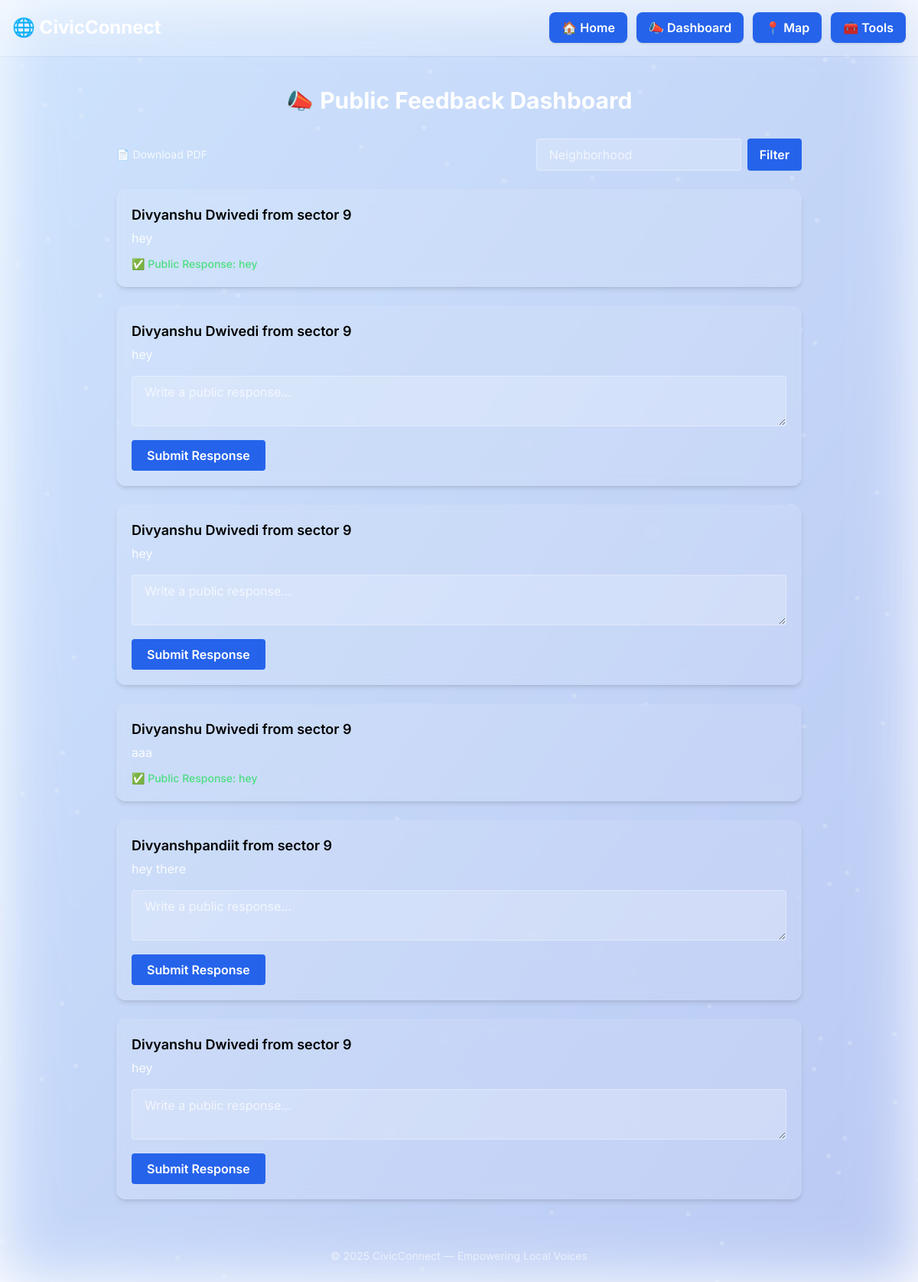
/dashboard, run on the app's committed database.
### tables this page shows
CREATE TABLE feedback (
                id INTEGER PRIMARY KEY AUTOINCREMENT,
                name TEXT,
                neighborhood TEXT,
                message TEXT,
                response TEXT,
                location TEXT
            );

### app.py (the view)
@app.route('/dashboard', methods=['GET', 'POST'])
def dashboard():
    neighborhood_filter = None
    if request.method == 'POST':
        neighborhood_filter = request.form.get('neighborhood')
    conn = sqlite3.connect(DB_PATH)
    cursor = conn.cursor()
    if neighborhood_filter:
        cursor.execute("SELECT * FROM feedback WHERE neighborhood = ? ORDER BY id DESC", (neighborhood_filter,))
    else:
        cursor.execute("SELECT * FROM feedback ORDER BY id DESC")
    feedbacks = cursor.fetchall()
    conn.close()
    return render_template("dashboard.html", feedbacks=feedbacks, selected=neighborhood_filter)

### templates/dashboard.html (shortened to what this page needs)
{% extends "base.html" %}
{% block content %}
<div class="max-w-4xl mx-auto text-center">
  <h2 class="text-3xl font-bold mb-8 text-white">📣 Public Feedback Dashboard</h2>
  <div class="flex flex-col md:flex-row md:items-center md:justify-between mb-6 gap-4">
    <a href="/export-pdf" class="text-white/80 hover:underline text-sm">📄 Download PDF</a>
    <form method="POST" class="flex flex-col sm:flex-row gap-2 w-full sm:w-auto justify-center">
      <input type="text" name="neighborhood" placeholder="Neighborhood" value="{{ selected or '' }}"
             class="w-full px-4 py-2 rounded bg-white/20 text-white placeholder-white/70 border border-white/30 focus:ring-2 focus:ring-blue-500" />
      <button type="submit"
              class="bg-blue-600 hover:bg-blue-700 text-white font-semibold px-4 py-2 rounded transition">
        Filter
      </button>
    </form>
  </div>
  <div class="space-y-6 text-left">
    {% for fb in feedbacks %}
      <div class="bg-white/10 backdrop-blur p-5 rounded-xl shadow-md">
        <p class="text-lg font-semibold text-black">{{ fb[1] }} from {{ fb[2] }}</p>
        <p class="text-white/90 mt-1">{{ fb[3] }}</p>
        {% if fb[4] %}
          <p class="mt-3 text-sm text-green-400 font-medium">✅ Public Response: {{ fb[4] }}</p>
        {% else %}
          <form method="POST" action="/respond/{{ fb[0] }}" class="mt-4 space-y-3">
            <textarea name="response" placeholder="Write a public response..." required
                      class="w-full px-4 py-2 rounded bg-white/20 text-white border border-white/30 placeholder-white/70 focus:ring-2 focus:ring-blue-500"></textarea>
            <button type="submit"
                    class="bg-blue-600 hover:bg-blue-700 text-white font-semibold px-5 py-2 rounded transition">
              Submit Response
            </button>
          </form>
        {% endif %}
      </div>
    {% endfor %}
  </div>
</div>
{% endblock %}

### templates/base.html (shortened to what this page needs)
<!DOCTYPE html>
<html lang="en">
<head>
  <script src="https://cdn.tailwindcss.com"></script>
</head>
<body class="relative min-h-screen overflow-hidden text-white">
  <div id="particles-js" class="z-0"></div>
  <div class="relative z-10">
    <header class="bg-white/20 backdrop-blur sticky top-0 z-50 shadow-sm border-b border-white/10">
      <div class="max-w-7xl mx-auto px-4 py-4 flex items-center justify-between">
        <h1 class="text-2xl font-bold text-white">🌐 CivicConnect</h1>
        <nav class="flex gap-3">
          <a href="/" class="bg-blue-600 hover:bg-blue-700 text-white px-4 py-2 rounded-lg font-semibold shadow transition">
            🏠 Home
          </a>
          <a href="/dashboard" class="bg-blue-600 hover:bg-blue-700 text-white px-4 py-2 rounded-lg font-semibold shadow transition">
            📣 Dashboard
          </a>
          <a href="/map" class="bg-blue-600 hover:bg-blue-700 text-white px-4 py-2 rounded-lg font-semibold shadow transition">
            📍 Map
          </a>
          <a href="#tools" class="bg-blue-600 hover:bg-blue-700 text-white px-4 py-2 rounded-lg font-semibold shadow transition">
            🧰 Tools
          </a>
        </nav>
      </div>
    </header>
    <main class="max-w-7xl mx-auto px-6 py-10">
      {% block content %}{% endblock %}
    </main>
    <footer class="text-center text-white/60 text-sm py-6">
      &copy; 2025 CivicConnect — Empowering Local Voices
    </footer>
  </div>
</body>
</html>

### templates/base.html (style rules this page uses)
html { scroll-behavior: smooth; }
body { font-family: 'Inter', sans-serif; }
#particles-js { position: absolute; width: 100%; height: 100%; z-index: 0; }

### data on the page
feedback: name "Divyanshu Dwivedi", neighborhood "sector 9", message "hey", response "hey"
feedback: name "Divyanshu Dwivedi", neighborhood "sector 9", message "hey"
feedback: name "Divyanshu Dwivedi", neighborhood "sector 9", message "hey"
feedback: name "Divyanshu Dwivedi", neighborhood "sector 9", message "aaa", response "hey"
feedback: name "Divyanshpandiit", neighborhood "sector 9", message "hey there"
feedback: name "Divyanshu Dwivedi", neighborhood "sector 9", message "hey"
